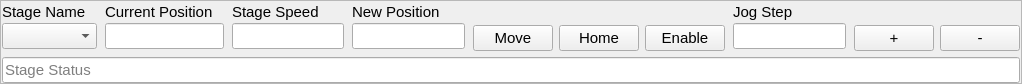
<?xml version="1.0" encoding="UTF-8"?>
<ui version="4.0">
 <class>stagePanel</class>
 <widget class="QWidget" name="stagePanel">
  <property name="geometry">
   <rect>
    <x>0</x>
    <y>0</y>
    <width>1022</width>
    <height>84</height>
   </rect>
  </property>
  <property name="sizePolicy">
   <sizepolicy hsizetype="Preferred" vsizetype="Fixed">
    <horstretch>0</horstretch>
    <verstretch>0</verstretch>
   </sizepolicy>
  </property>
  <property name="windowTitle">
   <string>stagePanel</string>
  </property>
  <layout class="QHBoxLayout" name="horizontalLayout">
   <property name="spacing">
    <number>3</number>
   </property>
   <property name="leftMargin">
    <number>0</number>
   </property>
   <property name="topMargin">
    <number>0</number>
   </property>
   <property name="rightMargin">
    <number>0</number>
   </property>
   <property name="bottomMargin">
    <number>0</number>
   </property>
   <item>
    <widget class="QFrame" name="PanelBorder">
     <property name="enabled">
      <bool>true</bool>
     </property>
     <property name="minimumSize">
      <size>
       <width>0</width>
       <height>84</height>
      </size>
     </property>
     <property name="frameShape">
      <enum>QFrame::StyledPanel</enum>
     </property>
     <property name="frameShadow">
      <enum>QFrame::Plain</enum>
     </property>
     <layout class="QVBoxLayout" name="verticalLayout_9">
      <property name="spacing">
       <number>6</number>
      </property>
      <property name="sizeConstraint">
       <enum>QLayout::SetDefaultConstraint</enum>
      </property>
      <property name="leftMargin">
       <number>1</number>
      </property>
      <property name="topMargin">
       <number>0</number>
      </property>
      <property name="rightMargin">
       <number>1</number>
      </property>
      <property name="bottomMargin">
       <number>0</number>
      </property>
      <item>
       <layout class="QHBoxLayout" name="horizontalLayout_4">
        <property name="spacing">
         <number>8</number>
        </property>
        <item>
         <layout class="QVBoxLayout" name="verticalLayout">
          <property name="spacing">
           <number>0</number>
          </property>
          <item>
           <layout class="QHBoxLayout" name="horizontalLayout_2">
            <property name="sizeConstraint">
             <enum>QLayout::SetDefaultConstraint</enum>
            </property>
            <item>
             <widget class="QLabel" name="stageNameLabel">
              <property name="sizePolicy">
               <sizepolicy hsizetype="Preferred" vsizetype="Fixed">
                <horstretch>0</horstretch>
                <verstretch>0</verstretch>
               </sizepolicy>
              </property>
              <property name="font">
               <font>
                <pointsize>11</pointsize>
               </font>
              </property>
              <property name="text">
               <string>Stage Name</string>
              </property>
             </widget>
            </item>
            <item>
             <spacer name="horizontalSpacer">
              <property name="orientation">
               <enum>Qt::Horizontal</enum>
              </property>
              <property name="sizeHint" stdset="0">
               <size>
                <width>40</width>
                <height>20</height>
               </size>
              </property>
             </spacer>
            </item>
           </layout>
          </item>
          <item>
           <widget class="QComboBox" name="xpsStageNames">
            <property name="font">
             <font>
              <pointsize>11</pointsize>
             </font>
            </property>
           </widget>
          </item>
         </layout>
        </item>
        <item>
         <layout class="QVBoxLayout" name="verticalLayout_2">
          <property name="spacing">
           <number>0</number>
          </property>
          <item>
           <layout class="QHBoxLayout" name="horizontalLayout_3">
            <item>
             <widget class="QLabel" name="label_2">
              <property name="sizePolicy">
               <sizepolicy hsizetype="Preferred" vsizetype="Fixed">
                <horstretch>0</horstretch>
                <verstretch>0</verstretch>
               </sizepolicy>
              </property>
              <property name="font">
               <font>
                <pointsize>11</pointsize>
               </font>
              </property>
              <property name="text">
               <string>Current Position</string>
              </property>
             </widget>
            </item>
            <item>
             <spacer name="horizontalSpacer_2">
              <property name="orientation">
               <enum>Qt::Horizontal</enum>
              </property>
              <property name="sizeHint" stdset="0">
               <size>
                <width>40</width>
                <height>20</height>
               </size>
              </property>
             </spacer>
            </item>
           </layout>
          </item>
          <item>
           <widget class="QLineEdit" name="xpsCurrentPosition">
            <property name="font">
             <font>
              <pointsize>11</pointsize>
             </font>
            </property>
            <property name="readOnly">
             <bool>true</bool>
            </property>
           </widget>
          </item>
         </layout>
        </item>
        <item>
         <layout class="QVBoxLayout" name="verticalLayout_3">
          <property name="spacing">
           <number>0</number>
          </property>
          <item>
           <layout class="QHBoxLayout" name="horizontalLayout_5">
            <item>
             <widget class="QLabel" name="label_3">
              <property name="sizePolicy">
               <sizepolicy hsizetype="Preferred" vsizetype="Fixed">
                <horstretch>0</horstretch>
                <verstretch>0</verstretch>
               </sizepolicy>
              </property>
              <property name="font">
               <font>
                <pointsize>11</pointsize>
               </font>
              </property>
              <property name="text">
               <string>Stage Speed</string>
              </property>
             </widget>
            </item>
            <item>
             <spacer name="horizontalSpacer_3">
              <property name="orientation">
               <enum>Qt::Horizontal</enum>
              </property>
              <property name="sizeHint" stdset="0">
               <size>
                <width>40</width>
                <height>20</height>
               </size>
              </property>
             </spacer>
            </item>
           </layout>
          </item>
          <item>
           <widget class="QLineEdit" name="xpsStageSpeed">
            <property name="font">
             <font>
              <pointsize>11</pointsize>
             </font>
            </property>
           </widget>
          </item>
         </layout>
        </item>
        <item>
         <layout class="QVBoxLayout" name="verticalLayout_4">
          <property name="spacing">
           <number>0</number>
          </property>
          <item>
           <layout class="QHBoxLayout" name="horizontalLayout_6">
            <item>
             <widget class="QLabel" name="label_4">
              <property name="sizePolicy">
               <sizepolicy hsizetype="Preferred" vsizetype="Fixed">
                <horstretch>0</horstretch>
                <verstretch>0</verstretch>
               </sizepolicy>
              </property>
              <property name="font">
               <font>
                <pointsize>11</pointsize>
               </font>
              </property>
              <property name="text">
               <string>New Position</string>
              </property>
             </widget>
            </item>
            <item>
             <spacer name="horizontalSpacer_4">
              <property name="orientation">
               <enum>Qt::Horizontal</enum>
              </property>
              <property name="sizeHint" stdset="0">
               <size>
                <width>40</width>
                <height>20</height>
               </size>
              </property>
             </spacer>
            </item>
           </layout>
          </item>
          <item>
           <widget class="QLineEdit" name="xpsNewPosition">
            <property name="font">
             <font>
              <pointsize>11</pointsize>
             </font>
            </property>
           </widget>
          </item>
         </layout>
        </item>
        <item>
         <layout class="QVBoxLayout" name="verticalLayout_6">
          <item>
           <spacer name="verticalSpacer">
            <property name="orientation">
             <enum>Qt::Vertical</enum>
            </property>
            <property name="sizeType">
             <enum>QSizePolicy::Expanding</enum>
            </property>
            <property name="sizeHint" stdset="0">
             <size>
              <width>20</width>
              <height>10</height>
             </size>
            </property>
           </spacer>
          </item>
          <item>
           <layout class="QHBoxLayout" name="horizontalLayout_8">
            <item>
             <widget class="QPushButton" name="xpsMoveAbs">
              <property name="font">
               <font>
                <pointsize>11</pointsize>
               </font>
              </property>
              <property name="text">
               <string>Move</string>
              </property>
             </widget>
            </item>
            <item>
             <widget class="QPushButton" name="xpsHome">
              <property name="font">
               <font>
                <pointsize>11</pointsize>
               </font>
              </property>
              <property name="text">
               <string>Home</string>
              </property>
             </widget>
            </item>
            <item>
             <widget class="QPushButton" name="xpsEnableDisable">
              <property name="font">
               <font>
                <pointsize>11</pointsize>
               </font>
              </property>
              <property name="text">
               <string>Enable</string>
              </property>
             </widget>
            </item>
           </layout>
          </item>
         </layout>
        </item>
        <item>
         <layout class="QVBoxLayout" name="verticalLayout_5">
          <property name="spacing">
           <number>0</number>
          </property>
          <item>
           <layout class="QHBoxLayout" name="horizontalLayout_7">
            <item>
             <widget class="QLabel" name="label_5">
              <property name="sizePolicy">
               <sizepolicy hsizetype="Preferred" vsizetype="Fixed">
                <horstretch>0</horstretch>
                <verstretch>0</verstretch>
               </sizepolicy>
              </property>
              <property name="font">
               <font>
                <pointsize>11</pointsize>
               </font>
              </property>
              <property name="text">
               <string>Jog Step</string>
              </property>
             </widget>
            </item>
            <item>
             <spacer name="horizontalSpacer_5">
              <property name="orientation">
               <enum>Qt::Horizontal</enum>
              </property>
              <property name="sizeHint" stdset="0">
               <size>
                <width>40</width>
                <height>20</height>
               </size>
              </property>
             </spacer>
            </item>
           </layout>
          </item>
          <item>
           <widget class="QLineEdit" name="xpsJogStep">
            <property name="sizePolicy">
             <sizepolicy hsizetype="Preferred" vsizetype="Fixed">
              <horstretch>0</horstretch>
              <verstretch>0</verstretch>
             </sizepolicy>
            </property>
            <property name="font">
             <font>
              <pointsize>11</pointsize>
             </font>
            </property>
           </widget>
          </item>
         </layout>
        </item>
        <item>
         <layout class="QVBoxLayout" name="verticalLayout_7">
          <item>
           <spacer name="verticalSpacer_2">
            <property name="orientation">
             <enum>Qt::Vertical</enum>
            </property>
            <property name="sizeType">
             <enum>QSizePolicy::Expanding</enum>
            </property>
            <property name="sizeHint" stdset="0">
             <size>
              <width>20</width>
              <height>10</height>
             </size>
            </property>
           </spacer>
          </item>
          <item>
           <layout class="QHBoxLayout" name="horizontalLayout_9">
            <item>
             <widget class="QPushButton" name="xpsJogUp">
              <property name="font">
               <font>
                <pointsize>11</pointsize>
               </font>
              </property>
              <property name="text">
               <string>+</string>
              </property>
             </widget>
            </item>
            <item>
             <widget class="QPushButton" name="xpsJogDown">
              <property name="font">
               <font>
                <pointsize>11</pointsize>
               </font>
              </property>
              <property name="text">
               <string>-</string>
              </property>
             </widget>
            </item>
           </layout>
          </item>
         </layout>
        </item>
       </layout>
      </item>
      <item>
       <layout class="QHBoxLayout" name="horizontalLayout_11">
        <item>
         <widget class="QLineEdit" name="xpsStageStatus">
          <property name="font">
           <font>
            <pointsize>11</pointsize>
           </font>
          </property>
          <property name="readOnly">
           <bool>true</bool>
          </property>
          <property name="placeholderText">
           <string>Stage Status</string>
          </property>
         </widget>
        </item>
       </layout>
      </item>
     </layout>
    </widget>
   </item>
  </layout>
 </widget>
 <layoutdefault spacing="6" margin="11"/>
 <resources/>
 <connections/>
</ui>
